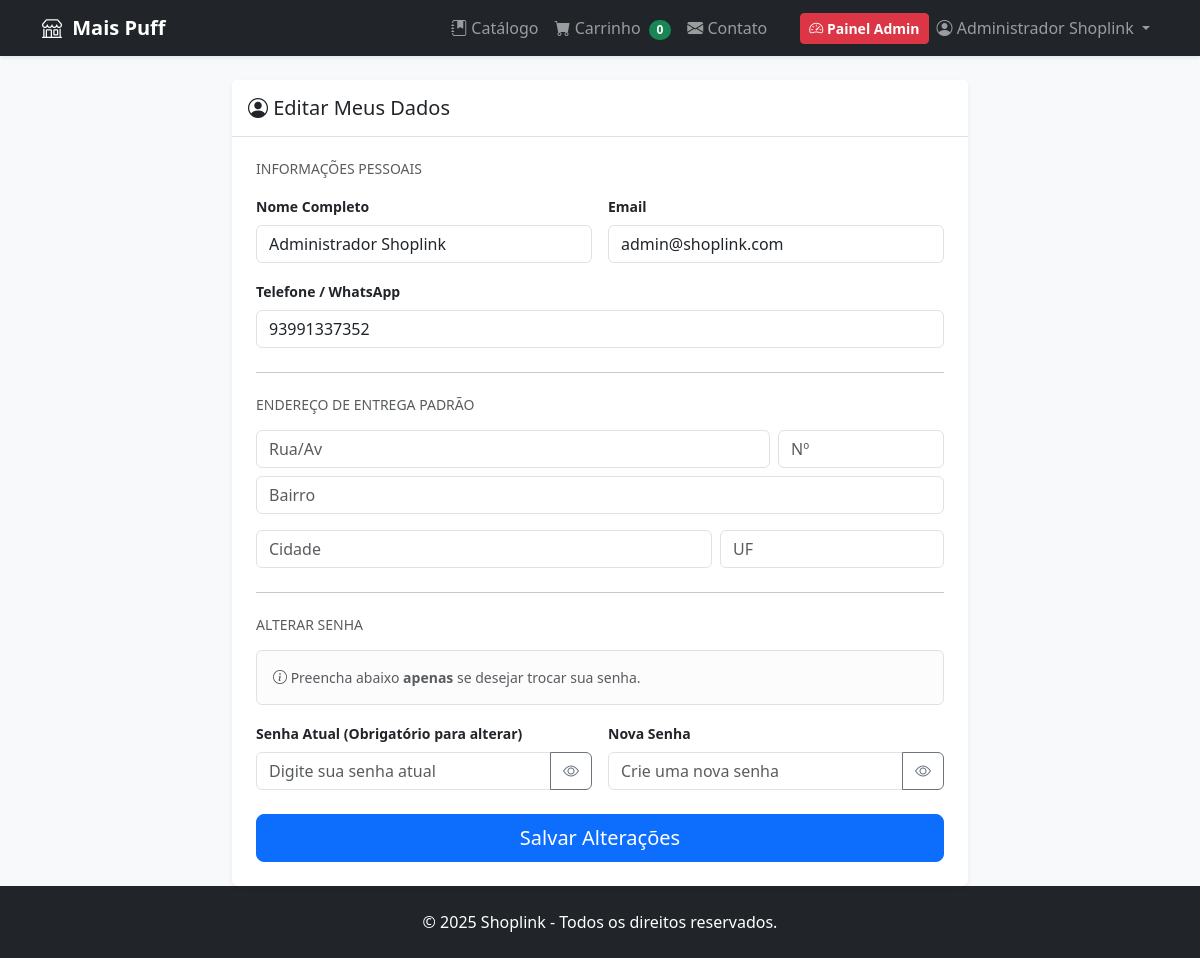
Page /minha_conta.php (signed in) on the committed database.
### tables this page shows
CREATE TABLE `configuracoes` (
  `id` int(11) NOT NULL AUTO_INCREMENT,
  `chave` varchar(50) NOT NULL,
  `valor` varchar(255) NOT NULL,
  PRIMARY KEY (`id`),
  UNIQUE KEY `chave` (`chave`)
);

CREATE TABLE `usuarios` (
  `id` int(11) NOT NULL AUTO_INCREMENT,
  `nome` varchar(255) NOT NULL,
  `email` varchar(255) NOT NULL,
  `telefone` varchar(20) DEFAULT NULL,
  `endereco_cep` varchar(10) DEFAULT NULL,
  `endereco_rua` varchar(255) DEFAULT NULL,
  `endereco_numero` varchar(20) DEFAULT NULL,
  `endereco_bairro` varchar(100) DEFAULT NULL,
  `endereco_cidade` varchar(100) DEFAULT NULL,
  `endereco_estado` varchar(50) DEFAULT NULL,
  `endereco_complemento` varchar(100) DEFAULT NULL,
  `senha_hash` varchar(255) NOT NULL,
  `role` enum('admin','cliente') NOT NULL DEFAULT 'cliente',
  `data_cadastro` datetime DEFAULT current_timestamp(),
  PRIMARY KEY (`id`),
  UNIQUE KEY `email` (`email`)
);

### minha_conta.php (the view, shortened to what this page needs)
<?php
require_once 'config/database.php';
require_once 'includes/header_public.php';
$id = $_SESSION['id_usuario'];
$stmt = $pdo->prepare('SELECT * FROM usuarios WHERE id = :id');
$stmt->execute([':id' => $id]);
$usuario = $stmt->fetch();
?>
<div class="row justify-content-center">
    <div class="col-lg-8">
        <div class="card shadow-sm border-0">
            <div class="card-header bg-white py-3 border-bottom">
                <h4 class="h5 mb-0"><i class="bi bi-person-circle"></i> Editar Meus Dados</h4>
            </div>
            <div class="card-body p-4">
                <form method="post" action="minha_conta.php">
                    <h6 class="text-muted small text-uppercase mb-3">Informações Pessoais</h6>
                    <div class="row g-3">
                        <div class="col-md-6">
                            <label class="form-label small fw-bold">Nome Completo</label>
                            <input type="text" name="nome" class="form-control" value="<?php echo htmlspecialchars($usuario['nome']); ?>" required>
                        </div>
                        <div class="col-md-6">
                            <label class="form-label small fw-bold">Email</label>
                            <input type="email" name="email" class="form-control" value="<?php echo htmlspecialchars($usuario['email']); ?>" required>
                        </div>
                        <div class="col-md-12">
                            <label class="form-label small fw-bold">Telefone / WhatsApp</label>
                            <input type="text" name="telefone" class="form-control" value="<?php echo htmlspecialchars($usuario['telefone'] ?? ''); ?>">
                        </div>
                    </div>
                    <hr class="my-4">
                    <h6 class="text-muted small text-uppercase mb-3">Endereço de Entrega Padrão</h6>
                    <div class="row g-2 mb-2">
                        <div class="col-9">
                            <input type="text" name="endereco_rua" class="form-control" placeholder="Rua/Av" value="<?php echo htmlspecialchars($usuario['endereco_rua'] ?? ''); ?>">
                        </div>
                        <div class="col-3">
                            <input type="text" name="endereco_numero" class="form-control" placeholder="Nº" value="<?php echo htmlspecialchars($usuario['endereco_numero'] ?? ''); ?>">
                        </div>
                    </div>
                    <div class="row g-2">
                        <div class="col-12">
                            <input type="text" name="endereco_bairro" class="form-control mb-2" placeholder="Bairro" value="<?php echo htmlspecialchars($usuario['endereco_bairro'] ?? ''); ?>">
                        </div>
                        <div class="col-8">
                            <input type="text" name="endereco_cidade" class="form-control" placeholder="Cidade" value="<?php echo htmlspecialchars($usuario['endereco_cidade'] ?? ''); ?>">
                        </div>
                        <div class="col-4">
                            <input type="text" name="endereco_estado" class="form-control" placeholder="UF" value="<?php echo htmlspecialchars($usuario['endereco_estado'] ?? ''); ?>">
                        </div>
                    </div>
                    <hr class="my-4">
                    <h6 class="text-muted small text-uppercase mb-3 text-danger">Alterar Senha</h6>
                    <div class="alert alert-light border text-muted small">
                        <i class="bi bi-info-circle"></i> Preencha abaixo <strong>apenas</strong> se desejar trocar sua senha.
                    </div>
                    <div class="row g-3">
                        <div class="col-md-6">
                            <label class="form-label small fw-bold">Senha Atual (Obrigatório para alterar)</label>
                            <input type="password" name="senha_atual" class="form-control" placeholder="Digite sua senha atual">
                        </div>
                        <div class="col-md-6">
                            <label class="form-label small fw-bold">Nova Senha</label>
                            <input type="password" name="nova_senha" class="form-control" placeholder="Crie uma nova senha">
                        </div>
                    </div>
                    <div class="d-grid mt-4">
                        <button class="btn btn-primary btn-lg">Salvar Alterações</button>
                    </div>
                </form>
            </div>
        </div>
    </div>
</div>
<?php require_once 'includes/footer_public.php'; ?>

### includes/header_public.php (shortened to what this page needs)
<?php
$nome_loja_exibicao = "Shoplink";
if (isset($pdo)) {
    try {
        $stmt_conf = $pdo->query("SELECT valor FROM configuracoes WHERE chave = 'nome_loja'");
        $resultado_nome = $stmt_conf->fetchColumn();
        if ($resultado_nome) {
            $nome_loja_exibicao = $resultado_nome;
        }
    } catch (Exception $e) {
    }
}
?>
<!DOCTYPE html>
<html lang="pt-BR" class="h-100">
<head>
    <link href="https://cdn.jsdelivr.net/npm/bootstrap@5.3.3/dist/css/bootstrap.min.css" rel="stylesheet">
    <link rel="stylesheet" href="https://cdn.jsdelivr.net/npm/bootstrap-icons@1.11.3/font/bootstrap-icons.min.css">
    <link rel="stylesheet" href="assets/css/style.css">
</head>
<body class="d-flex flex-column min-vh-100">
    <header class="navbar navbar-expand-lg navbar-dark bg-dark shadow-sm sticky-top">
        <div class="container">
            <a class="navbar-brand fw-bold" href="index.php">
                <i class="bi bi-shop"></i> <?php echo htmlspecialchars($nome_loja_exibicao); ?>
            </a>
            <div class="collapse navbar-collapse" id="navbarNav">
                <ul class="navbar-nav ms-auto align-items-center">
                    <li class="nav-item">
                        <a class="nav-link" href="index.php">
                            <i class="bi bi-journal-bookmark-fill"></i> Catálogo
                        </a>
                    </li>
                    <li class="nav-item">
                        <a class="nav-link position-relative" href="carrinho.php">
                            <i class="bi bi-cart-fill"></i> Carrinho
                            <span id="cart-counter" class="badge bg-success rounded-pill ms-1">0</span>
                        </a>
                    </li>
                    <li class="nav-item">
                        <a class="nav-link" href="contato.php">
                            <i class="bi bi-envelope-fill"></i> Contato
                        </a>
                    </li>
                    <?php if (isset($_SESSION['id_usuario'])): ?>
                        <li class="nav-item border-start ms-2 ps-2 d-none d-lg-block"></li> <?php if (isset($_SESSION['role']) && $_SESSION['role'] === 'admin'): ?>
                            <li class="nav-item ms-2">
                                <a class="btn btn-danger btn-sm fw-bold" href="admin/index.php">
                                    <i class="bi bi-speedometer2"></i> Painel Admin
                                </a>
                            </li>
                        <?php endif; ?>
                        <li class="nav-item dropdown">
                            <a class="nav-link dropdown-toggle" href="#" role="button" data-bs-toggle="dropdown">
                                <i class="bi bi-person-circle"></i> <?php echo htmlspecialchars($_SESSION['nome'] ?? 'Minha Conta'); ?>
                            </a>
                        </li>
                    <?php endif; ?>
                </ul>
            </div>
        </div>
    </header>
    <main class="container mt-4 flex-grow-1">

### includes/header_public.php (style rules this page uses)
body { background-color: #f8f9fa; }
.navbar-brand i { margin-right: 5px; }

### rows in the picture
configuracoes: valor "Mais Puff"
usuarios: nome "Administrador Shoplink", email "admin@shoplink.com", telefone "93991337352"

### other values in the picture
$_SESSION['nome'] "Administrador Shoplink"
